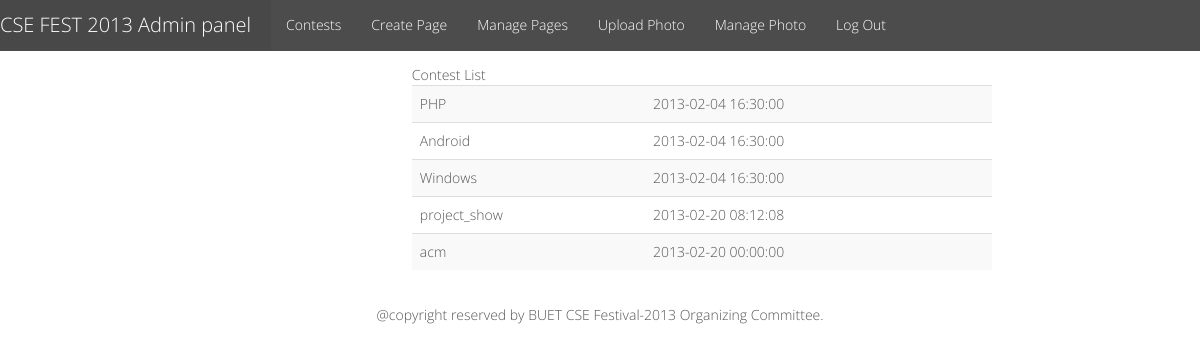
Page /index.php/bsadd/contests on the committed database.
### tables this page shows
CREATE TABLE IF NOT EXISTS `csefest2013_bsadd_contests` (
  `contest_id` int(11) NOT NULL AUTO_INCREMENT,
  `field` varchar(30) NOT NULL,
  `last_date_time` datetime NOT NULL,
  `ranklist` varchar(50) DEFAULT NULL,
  PRIMARY KEY (`contest_id`)
);

### application/controllers/bsadd.php (called while the page is built, shortened)
<?php
class Bsadd extends CI_Controller {
    public function __construct() {
        $this->load->model('bsadd_model');
    }
    public function contests() {
        $data = array();
        $data['record'] = $this->bsadd_model->get_contests();
        $this->load->view('templates/header');
        $this->load->view('templates/admin_sidebar');
        $this->load->view('bsadd/contests', $data);
        $this->load->view('templates/footer');
    }
}

### index.php (called while the page is built, shortened)
<?php
require_once BASEPATH.'core/CodeIgniter.php';

### application/models/bsadd_model.php (called while the page is built, shortened)
<?php
class Bsadd_model extends CI_Model {
    public function get_contests() {
        $query = $this->db->get('bsadd_contests');
        return $query->result_array();
    }
}

### application/views/bsadd/contests.php (the view, shortened to what this page needs)
<br/>
<br/>
<br/>
<div class="container-fluid">
    <div class="row-fluid">
        <div class="span4"></div>
        <div class="span6">
            <table class="table table-striped">
                <tbody>
                    <?php foreach ($record as $row): ?>
                        <tr>
                            <td><?php echo $row['field']; ?></td>
                            <td><?php echo $row['last_date_time']; ?></td>
                        </tr>
                    <?php endforeach; ?>
                </tbody>
            </table>
        </div>
    </div>
</div>

### application/views/templates/header.php (shortened to what this page needs)
<!DOCTYPE html>
<html lang="en">
    <head>
        <link rel="stylesheet" href="<?php echo base_url(); ?>assets/css/bootstrap-cosmo.min.css"/>
        <link rel="stylesheet" href="<?php echo base_url(); ?>assets/css/bootstrap-responsive.min.css"/>
        <link rel="stylesheet" href="<?php echo base_url(); ?>assets/css/print.css" media="print"/>
        <link rel="stylesheet" href="<?php echo base_url(); ?>assets/font/webfontkit/stylesheet.css" media="all"/>
        <link rel="stylesheet" href="<?php echo base_url(); ?>assets/css/custom.css"/>
    </head>
    <body>

### application/views/templates/admin_sidebar.php
<div class="navbar navbar-inverse navbar-fixed-top">
    <div class="navbar-inner">
        <a class="brand" href="#">CSE FEST 2013 Admin panel</a>
        <ul class="nav">
            <li><a href="<?php echo base_url();?>index.php/bsadd/contests">Contests</a></li>
            <li><a href="<?php echo base_url();?>index.php/admin/create_page">Create Page</a></li>
            <li><a href="<?php echo base_url();?>index.php/admin/manage_pages">Manage Pages</a></li>
            <li><a href="<?php echo base_url();?>index.php/admin/upload_photo">Upload Photo</a></li>
            <li><a href="<?php echo base_url();?>index.php/admin/manage_photo">Manage Photo</a></li>
            <li><a href="<?php echo base_url();?>index.php/authentication/logout">Log Out</a></li>
        </ul>
    </div>
</div>

### application/views/templates/footer.php
<footer class="footer">
    <div>
        <div>
            <div>
                <p>
                <center class=""> @copyright reserved by BUET CSE Festival-2013 Organizing Committee.</center>
                </p>
            </div>
        </div>
    </div>
</footer>
</body>
</html>

### assets/css/custom.css (style rules this page uses)
.container-fluid { padding: 5px; }
.footer { left: 0; bottom: 0; right:0; margin-bottom: 0; position: static; }
.navbar .navbar-inner { background: transparent url('../images/accredit.png') repeat scroll top left; background-position: left -0; background-color: transparent; }
.navbar-inner { background-color: transparent; }

### rows in the picture
csefest2013_bsadd_contests: field "PHP", last_date_time "2013-02-04 16:30:00"
csefest2013_bsadd_contests: field "Android", last_date_time "2013-02-04 16:30:00"
csefest2013_bsadd_contests: field "Windows", last_date_time "2013-02-04 16:30:00"
csefest2013_bsadd_contests: field "project_show", last_date_time "2013-02-20 08:12:08"
csefest2013_bsadd_contests: field "acm", last_date_time "2013-02-20 00:00:00"
